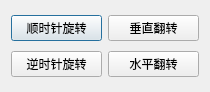
<?xml version="1.0" encoding="UTF-8"?>
<ui version="4.0">
 <class>baseRotateDialog</class>
 <widget class="QDialog" name="baseRotateDialog">
  <property name="geometry">
   <rect>
    <x>0</x>
    <y>0</y>
    <width>210</width>
    <height>92</height>
   </rect>
  </property>
  <property name="windowTitle">
   <string>旋转翻转</string>
  </property>
  <layout class="QGridLayout" name="gridLayout">
   <item row="0" column="0">
    <widget class="QPushButton" name="rotateClockWiseBtn">
     <property name="text">
      <string>顺时针旋转</string>
     </property>
    </widget>
   </item>
   <item row="0" column="1">
    <widget class="QPushButton" name="rotateVerFlipBtn">
     <property name="text">
      <string>垂直翻转</string>
     </property>
    </widget>
   </item>
   <item row="1" column="0">
    <widget class="QPushButton" name="rotateAntiClockWiseBtn">
     <property name="text">
      <string>逆时针旋转</string>
     </property>
    </widget>
   </item>
   <item row="1" column="1">
    <widget class="QPushButton" name="rotateHorFlipBtn">
     <property name="text">
      <string>水平翻转</string>
     </property>
    </widget>
   </item>
  </layout>
 </widget>
 <resources/>
 <connections/>
</ui>
